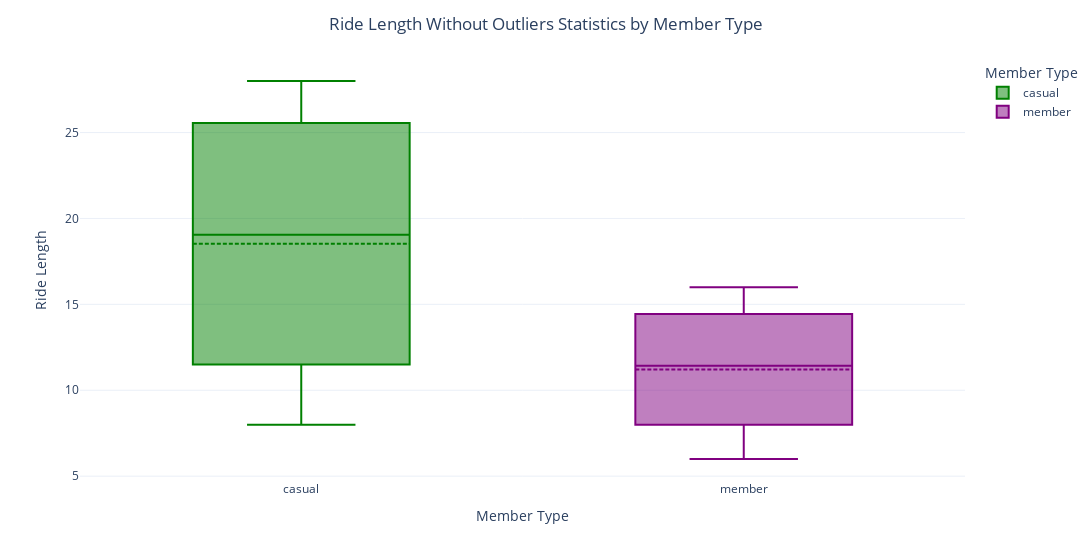

Write notebook code for a chart like this one.
### Markdown cell above
1.  *A box plot visualizing ride length statistics (mean, quartiles, and median) for both member and casual riders, allowing for a comparison of ride duration distributions between these two groups.*

### Code cell
# Resetting index to access 'member_casual' as a column for Plotly Express
grouped_ride_time_reset = grouped_ride_time.reset_index()

# Creating a box plot using Plotly Express
fig = px.box(grouped_ride_time_reset, x='member_casual', y=['mean', 'first_quarter', 'median', 'third_quarter'],
             labels={'member_casual': 'Member Type', 'variable': 'Statistic', 'value': 'Ride Length'},
             template='plotly_white',
             color='member_casual',  # Assigning colors based on member_casual column
             color_discrete_map={'member': 'purple', 'casual': 'green'}  # Customizing colors
             )

fig.update_traces(boxmean=True)  # Display mean as a line inside the box

# Update layout to set title in the center
fig.update_layout(width=1400, title=dict(text='Ride Length Without Outliers Statistics by Member Type', x=0.5))

fig.show()

### Figure 1 — Plotly figure (JSON) as saved in the notebook; plotly's stock layout.template omitted (floating-point values rounded to 4 significant figures)
{"data": [{"alignmentgroup": "True", "boxmean": true, "hovertemplate": "Member Type=%{x}<br>Ride Length=%{y}<extra></extra>", "legendgroup": "casual", "marker": {"color": "green"}, "name": "casual", "notched": false, "offsetgroup": "casual", "orientation": "v", "showlegend": true, "type": "box", "x": ["casual", "casual", "casual", "casual"], "x0": " ", "xaxis": "x", "y": [23.1, 8, 15, 28], "y0": " ", "yaxis": "y"}, {"alignmentgroup": "True", "boxmean": true, "hovertemplate": "Member Type=%{x}<br>Ride Length=%{y}<extra></extra>", "legendgroup": "member", "marker": {"color": "purple"}, "name": "member", "notched": false, "offsetgroup": "member", "orientation": "v", "showlegend": true, "type": "box", "x": ["member", "member", "member", "member"], "x0": " ", "xaxis": "x", "y": [12.86, 6, 10, 16], "y0": " ", "yaxis": "y"}], "layout": {"boxmode": "overlay", "legend": {"title": {"text": "Member Type"}, "tracegroupgap": 0}, "margin": {"t": 60}, "title": {"text": "Ride Length Without Outliers Statistics by Member Type", "x": 0.5}, "width": 1400, "xaxis": {"anchor": "y", "categoryarray": ["casual", "member"], "categoryorder": "array", "domain": [0, 1], "title": {"text": "Member Type"}}, "yaxis": {"anchor": "x", "domain": [0, 1], "title": {"text": "Ride Length"}}}}
